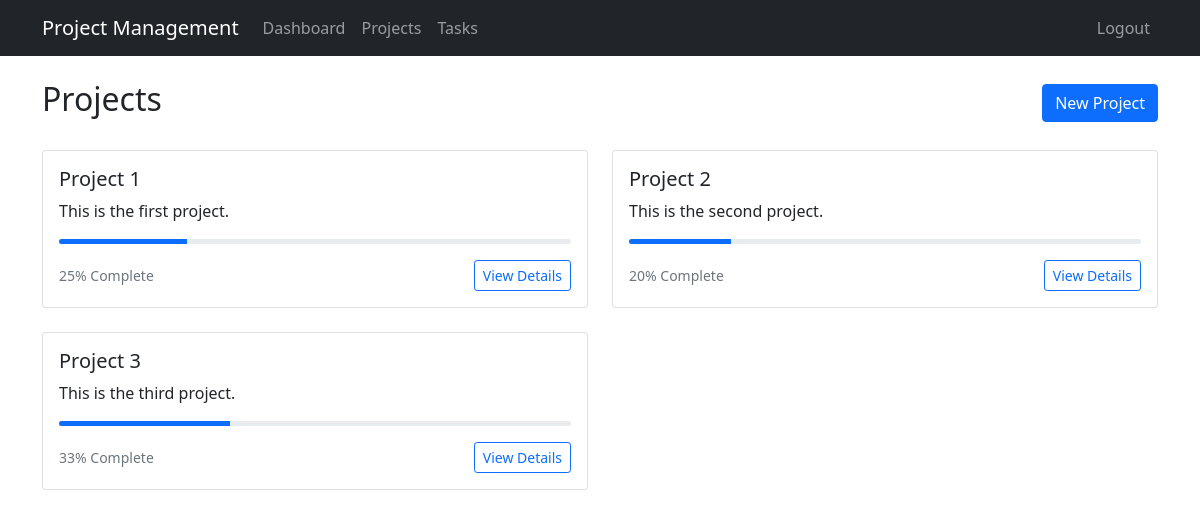
Page /projects/ (signed in) on the committed database.
### task_app/models.py (models this page shows, shortened)
class Project(models.Model):
    name = models.CharField(max_length=100)
    description = models.TextField()
    start_date = models.DateField()
    end_date = models.DateField()
    created_by = models.ForeignKey(User, on_delete=models.CASCADE)
    created_at = models.DateTimeField(auto_now_add=True)
    updated_at = models.DateTimeField(auto_now=True)
    def get_completion_rate(self):
        total_tasks = self.task_set.count()
        if total_tasks == 0:
            return 0
        completed_tasks = self.task_set.filter(status='completed').count()
        return (completed_tasks / total_tasks) * 100

### task_app/views.py (the view)
# urls.py: path('projects/', views.ProjectListView.as_view(), name='project-list'),
class ProjectListView(LoginRequiredMixin, ListView):
    model = Project
    template_name = 'tasks/project_list.html'  # Template to render the project list
    context_object_name = 'projects'  # Context variable for the template
    def get_queryset(self):
        if self.request.user.is_staff:
            return Project.objects.all()  # Staff can see all projects
        return Project.objects.filter(created_by=self.request.user)  # Users can only see their own projects

### templates/tasks/project_list.html (shortened to what this page needs)
{% extends 'tasks/base.html' %}
{% block content %}
<div class="d-flex justify-content-between align-items-center mb-4">
    <h2>Projects</h2>
    <a href="{% url 'project-create' %}" class="btn btn-primary">New Project</a>
</div>
<div class="row">
    {% for project in projects %}
    <div class="col-md-6 mb-4">
        <div class="card">
            <div class="card-body">
                <h5 class="card-title">{{ project.name }}</h5>
                <p class="card-text">{{ project.description|truncatewords:30 }}</p>
                <div class="progress mb-3" style="height: 5px;">
                    <div class="progress-bar" role="progressbar"
                         style="width: {{ project.get_completion_rate }}%"></div>
                </div>
                <div class="d-flex justify-content-between align-items-center">
                    <small class="text-muted">
                        {{ project.get_completion_rate|floatformat:0 }}% Complete
                    </small>
                    <a href="{% url 'project-detail' project.pk %}"
                       class="btn btn-sm btn-outline-primary">View Details</a>
                </div>
            </div>
        </div>
    </div>
    {% empty %}
    <div class="col-12">
        <p class="text-muted">No projects found.</p>
    </div>
    {% endfor %}
</div>
{% endblock %}

### rows in the picture
Project: name "Project 1", description "This is the first project.", get_completion_rate "25"
Project: name "Project 2", description "This is the second project.", get_completion_rate "20"
Project: name "Project 3", description "This is the third project.", get_completion_rate "33"
